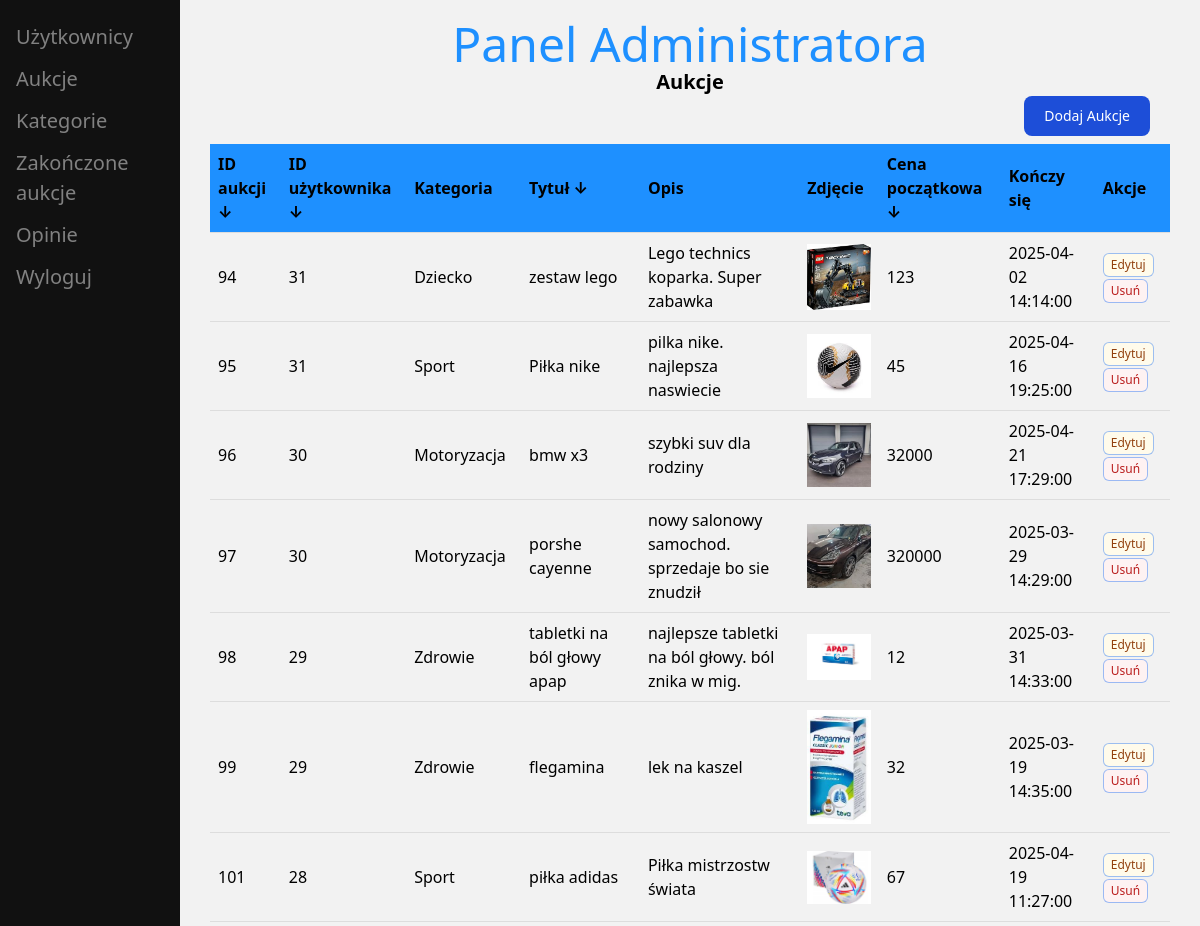
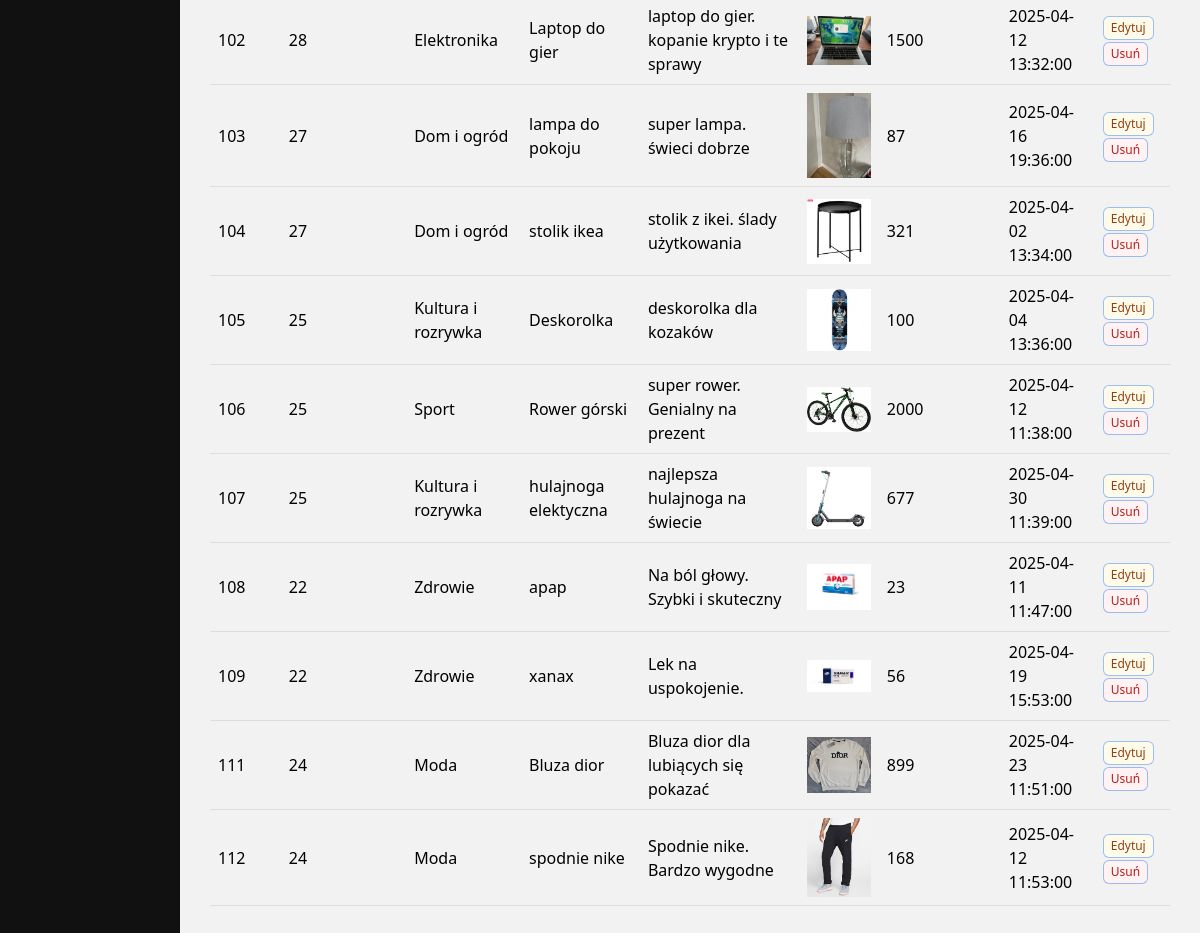
Page /dist/auctions_admin.php (signed in) on the committed database (2 pictures, top to bottom).
### tables this page shows
CREATE TABLE `auctions` (
  `id_auction` int(11) NOT NULL,
  `id_user` int(11) NOT NULL,
  `id_category` int(11) NOT NULL,
  `title` varchar(50) NOT NULL,
  `description` varchar(1000) NOT NULL,
  `image` varchar(255) NOT NULL,
  `start_price` double NOT NULL,
  `end_time` datetime NOT NULL DEFAULT current_timestamp(),
  `highest_bidder_id` int(11) DEFAULT NULL,
  `status` varchar(50) NOT NULL DEFAULT 'active'
);

CREATE TABLE `categories` (
  `id_category` int(11) NOT NULL,
  `category_name` varchar(100) NOT NULL
);

### scripts/filtr_auctions_admin.php (called while the page is built, shortened)
<?php
    $sortByAuctionID = isset($_GET['sortByAuctionID']) ? $_GET['sortByAuctionID'] : '';
    $sortByUserID = isset($_GET['sortByUserID']) ? $_GET['sortByUserID'] : '';
    $sortByTitle = isset($_GET['sortByTitle']) ? $_GET['sortByTitle'] : '';
    $sortByStartPrice = isset($_GET['sortByStartPrice']) ? $_GET['sortByStartPrice'] : '';
?>

### dist/auctions_admin.php (the view, shortened to what this page needs)
<?php
    include_once "../scripts/filtr_auctions_admin.php";
    $sql = "SELECT auctions.*, categories.category_name
    FROM auctions
    JOIN categories ON auctions.id_category = categories.id_category";
    $stmt = $conn->prepare($sql);
    $stmt->execute();
    $auctions = $stmt->fetchAll(PDO::FETCH_ASSOC);
?>
<!DOCTYPE html>
<html lang="en">
<head>
    <link rel="stylesheet" href="../src/auctions_admin.css">
    <link href="https://cdn.jsdelivr.net/npm/tailwindcss@2.2.19/dist/tailwind.min.css" rel="stylesheet">
</head>
<body>
<div class="sidebar">
        <a href="admin.php"><i class="fa fa-fw fa-user"></i> Użytkownicy</a>
        <a href="auctions_admin.php"><i class="fa fa-clipboard"></i> Aukcje</a>
        <a href="category_admin.php"><i class="fa fa-clipboard"></i> Kategorie</a>
        <a href="finished_auction_admin.php"><i class="fa fa-clipboard"></i> Zakończone aukcje</a>
        <a href="admin_reviews.php"><i class="fa fa-clipboard"></i> Opinie</a>
        <a href="../scripts/logout.php"><i class="fa fa-clipboard"></i> Wyloguj</a>
    </div>
    <div class="main">
    <h1 class="text-5xl">Panel Administratora</h1>
        <h2 class="font-bold text-xl">Aukcje</h2>
        <div class="flex justify-end mr-5"><button type="button" class="ml-3 text-white bg-blue-700 hover:bg-blue-800 focus:ring-4 focus:ring-blue-300 font-medium rounded-lg text-sm px-5 py-2.5 me-2 mb-2 dark:bg-blue-600 dark:hover:bg-blue-700 focus:outline-none dark:focus:ring-blue-800"><a href="add_admin_auction.php">Dodaj Aukcje</a></button></div>
        <table>
            <tr>
                <th><a href="?sortByAuctionID=<?php echo $sortByAuctionID === 'asc' ? 'desc' : 'asc'; ?>">ID aukcji <?php if ($sortByAuctionID === 'asc') echo "&#8593;"; else echo "&#8595;"; ?></a></th>
                <th><a href="?sortByUserID=<?php echo $sortByUserID === 'asc' ? 'desc' : 'asc'; ?>">ID użytkownika <?php if ($sortByUserID === 'asc') echo "&#8593;"; else echo "&#8595;"; ?></a></th>
                <th>Kategoria</th>
                <th><a href="?sortByTitle=<?php echo $sortByTitle === 'asc' ? 'desc' : 'asc'; ?>">Tytuł <?php if ($sortByTitle === 'asc') echo "&#8593;"; else echo "&#8595;"; ?></a></th>
                <th>Opis</th>
                <th>Zdjęcie</th>
                <th><a href="?sortByStartPrice=<?php echo $sortByStartPrice === 'asc' ? 'desc' : 'asc'; ?>">Cena początkowa <?php if ($sortByStartPrice === 'asc') echo "&#8593;"; else echo "&#8595;"; ?></a></th>
                <th>Kończy się</th>
                <th>Akcje</th>
            </tr>
             <?php foreach ($auctions as $auction): ?>
                <tr>
                <td><?php echo htmlspecialchars($auction['id_auction']); ?></td>
                <td><?php echo htmlspecialchars($auction['id_user']); ?></td>
                <td><?php echo htmlspecialchars($auction['category_name']); ?></td>
                    <td><?php echo htmlspecialchars($auction['title']); ?></td>
                    <td><?php echo htmlspecialchars($auction['description']); ?></td>
                    <td><img src="<?php echo htmlspecialchars($auction['image']); ?>" alt="Zdjęcie produktu" width="100"></td>
                    <td><?php echo htmlspecialchars($auction['start_price']); ?></td>
                    <td><?php echo htmlspecialchars($auction['end_time']); ?></td>
                    <td>
                        <span class="inline-flex items-center rounded-md bg-yellow-50 px-2 py-1 text-xs font-medium text-yellow-800 ring-1 ring-inset ring-yellow-600/20"><a href="edit_auction.php?id_auction=<?php echo htmlspecialchars($auction['id_auction']); ?>">Edytuj</a></span>
                        <span class="inline-flex items-center rounded-md bg-red-50 px-2 py-1 text-xs font-medium text-red-700 ring-1 ring-inset ring-red-600/10"><a href="../scripts/delete_auctions_admin.php?id=<?php echo htmlspecialchars($auction['id_auction']); ?>">Usuń</a></span>
                    </td>
                </tr>
            <?php endforeach; ?>
        </table>
    </div>
</body>
</html>

### src/auctions_admin.css (style rules this page uses)
body { font-family: Arial, sans-serif; background-color: #f2f2f2; padding: 20px; }
h1 { text-align: center; color: #1E90FF; }
h2 { text-align: center; }
table { width: 100%; border-collapse: collapse; margin-bottom: 20px; }
th, td { padding: 8px; text-align: left; border-bottom: 1px solid #ddd; }
th { background-color: #1E90FF; }
.sidebar { height: 100%; width: 180px; position: fixed; z-index: 1; top: 0; left: 0; background-color: #111; overflow-x: hidden; padding-top: 16px; }
.sidebar a { padding: 6px 8px 6px 16px; text-decoration: none; font-size: 20px; color: #818181; display: block; }
.main { margin-left: 180px; padding: 0px 10px; }

### rows in the picture
auctions: id_auction "94", id_user "31", id_category.category_name "Dziecko", title "zestaw lego", description "Lego technics koparka. Super zabawka", image (picture), start_price "123", end_time "2025-04-02 14:14:00"
auctions: id_auction "95", id_user "31", id_category.category_name "Sport", title "Piłka nike", description "pilka nike. najlepsza naswiecie", image (picture), start_price "45", end_time "2025-04-16 19:25:00"
auctions: id_auction "96", id_user "30", id_category.category_name "Motoryzacja", title "bmw x3", description "szybki suv dla rodziny", image (picture), start_price "32000", end_time "2025-04-21 17:29:00"
auctions: id_auction "97", id_user "30", id_category.category_name "Motoryzacja", title "porshe cayenne", description "nowy salonowy samochod. sprzedaje bo sie znudził", image (picture), start_price "320000", end_time "2025-03-29 14:29:00"
auctions: id_auction "98", id_user "29", id_category.category_name "Zdrowie", title "tabletki na ból głowy apap", description "najlepsze tabletki na ból głowy. ból znika w mig.", image (picture), start_price "12", end_time "2025-03-31 14:33:00"
auctions: id_auction "99", id_user "29", id_category.category_name "Zdrowie", title "flegamina", description "lek na kaszel", image (picture), start_price "32", end_time "2025-03-19 14:35:00"
auctions: id_auction "101", id_user "28", id_category.category_name "Sport", title "piłka adidas", description "Piłka mistrzostw świata", image (picture), start_price "67", end_time "2025-04-19 11:27:00"
auctions: id_auction "102", id_user "28", id_category.category_name "Elektronika", title "Laptop do gier", description "laptop do gier. kopanie krypto i te sprawy", image (picture), start_price "1500", end_time "2025-04-12 13:32:00"
auctions: id_auction "103", id_user "27", id_category.category_name "Dom i ogród", title "lampa do pokoju", description "super lampa. świeci dobrze", image (picture), start_price "87", end_time "2025-04-16 19:36:00"
auctions: id_auction "104", id_user "27", id_category.category_name "Dom i ogród", title "stolik ikea", description "stolik z ikei. ślady użytkowania", image (picture), start_price "321", end_time "2025-04-02 13:34:00"
auctions: id_auction "105", id_user "25", id_category.category_name "Kultura i rozrywka", title "Deskorolka", description "deskorolka dla kozaków", image (picture), start_price "100", end_time "2025-04-04 13:36:00"
auctions: id_auction "106", id_user "25", id_category.category_name "Sport", title "Rower górski", description "super rower. Genialny na prezent", image (picture), start_price "2000", end_time "2025-04-12 11:38:00"
auctions: id_auction "107", id_user "25", id_category.category_name "Kultura i rozrywka", title "hulajnoga elektyczna", description "najlepsza hulajnoga na świecie", image (picture), start_price "677", end_time "2025-04-30 11:39:00"
auctions: id_auction "108", id_user "22", id_category.category_name "Zdrowie", title "apap", description "Na ból głowy. Szybki i skuteczny", image (picture), start_price "23", end_time "2025-04-11 11:47:00"
auctions: id_auction "109", id_user "22", id_category.category_name "Zdrowie", title "xanax", description "Lek na uspokojenie.", image (picture), start_price "56", end_time "2025-04-19 15:53:00"
auctions: id_auction "111", id_user "24", id_category.category_name "Moda", title "Bluza dior", description "Bluza dior dla lubiących się pokazać", image (picture), start_price "899", end_time "2025-04-23 11:51:00"
auctions: id_auction "112", id_user "24", id_category.category_name "Moda", title "spodnie nike", description "Spodnie nike. Bardzo wygodne", image (picture), start_price "168", end_time "2025-04-12 11:53:00"
